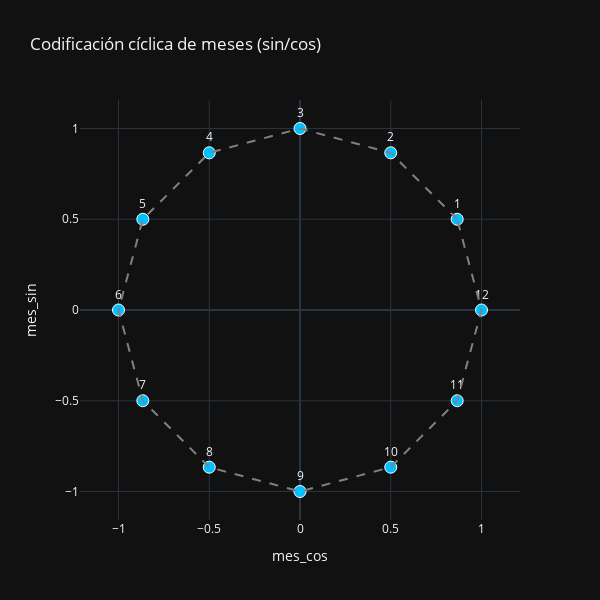

Source (notebook cell):
### Code cell
df_meses_presentes = (
    df_diario_clean[["mes", "mes_sin", "mes_cos"]]
    .drop_duplicates()
    .sort_values("mes")
)

fig = go.Figure()

fig.add_trace(go.Scatter(
    x=df_meses_presentes["mes_cos"],
    y=df_meses_presentes["mes_sin"],
    mode="markers+text",
    text=df_meses_presentes["mes"].astype(int).astype(str),  
    textposition="top center",
    marker=dict(size=12, color="deepskyblue", line=dict(width=1, color="white")),
    hovertemplate="Mes: %{text}<br>cos: %{x:.2f}<br>sin: %{y:.2f}<extra></extra>",
    name="Meses"
))

fig.add_trace(go.Scatter(
    x=df_meses_presentes["mes_cos"].tolist() + [df_meses_presentes["mes_cos"].iloc[0]],
    y=df_meses_presentes["mes_sin"].tolist() + [df_meses_presentes["mes_sin"].iloc[0]],
    mode="lines",
    line=dict(color="gray", dash="dash"),
    name="Círculo"
))

fig.update_layout(
    title="Codificación cíclica de meses (sin/cos)",
    xaxis_title="mes_cos",
    yaxis_title="mes_sin",
    template="plotly_dark",
    width=600,
    height=600,
    xaxis=dict(scaleanchor="y", scaleratio=1),
    yaxis=dict(scaleanchor="x", scaleratio=1),
    showlegend=False
)

fig.show()
df_diario_clean = df_diario_clean.drop(columns=["mes"])

### Figure 1 — Plotly figure (JSON) as saved in the notebook; plotly's stock layout.template omitted (floating-point values rounded to 4 significant figures)
{"data": [{"hovertemplate": "Mes: %{text}<br>cos: %{x:.2f}<br>sin: %{y:.2f}<extra></extra>", "marker": {"color": "deepskyblue", "line": {"color": "white", "width": 1}, "size": 12}, "mode": "markers+text", "name": "Meses", "text": ["1", "2", "3", "4", "5", "6", "7", "8", "9", "10", "11", "12"], "textposition": "top center", "type": "scatter", "x": [0.866, 0.5, 6.123e-17, -0.5, -0.866, -1.0, -0.866, -0.5, -1.837e-16, 0.5, 0.866, 1.0], "y": [0.5, 0.866, 1.0, 0.866, 0.5, 1.225e-16, -0.5, -0.866, -1.0, -0.866, -0.5, -2.449e-16]}, {"line": {"color": "gray", "dash": "dash"}, "mode": "lines", "name": "Círculo", "type": "scatter", "x": [0.866, 0.5, 6.123e-17, -0.5, -0.866, -1, -0.866, -0.5, -1.837e-16, 0.5, 0.866, 1, 0.866], "y": [0.5, 0.866, 1, 0.866, 0.5, 1.225e-16, -0.5, -0.866, -1, -0.866, -0.5, -2.449e-16, 0.5]}], "layout": {"height": 600, "showlegend": false, "title": {"text": "Codificación cíclica de meses (sin/cos)"}, "width": 600, "xaxis": {"scaleanchor": "y", "scaleratio": 1, "title": {"text": "mes_cos"}}, "yaxis": {"scaleanchor": "x", "scaleratio": 1, "title": {"text": "mes_sin"}}}}
